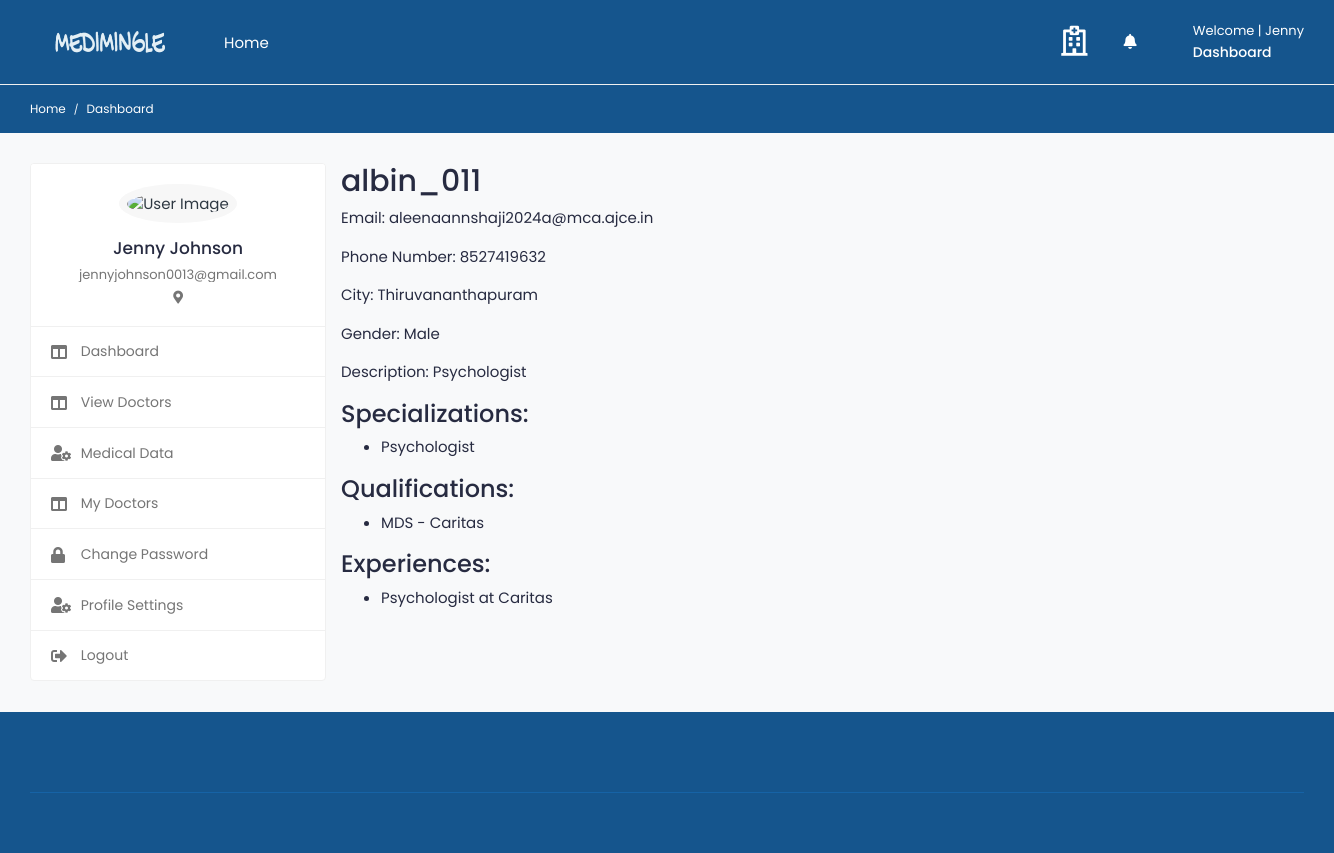
The app's page /pat_doc_view/2/ (signed in), older data.
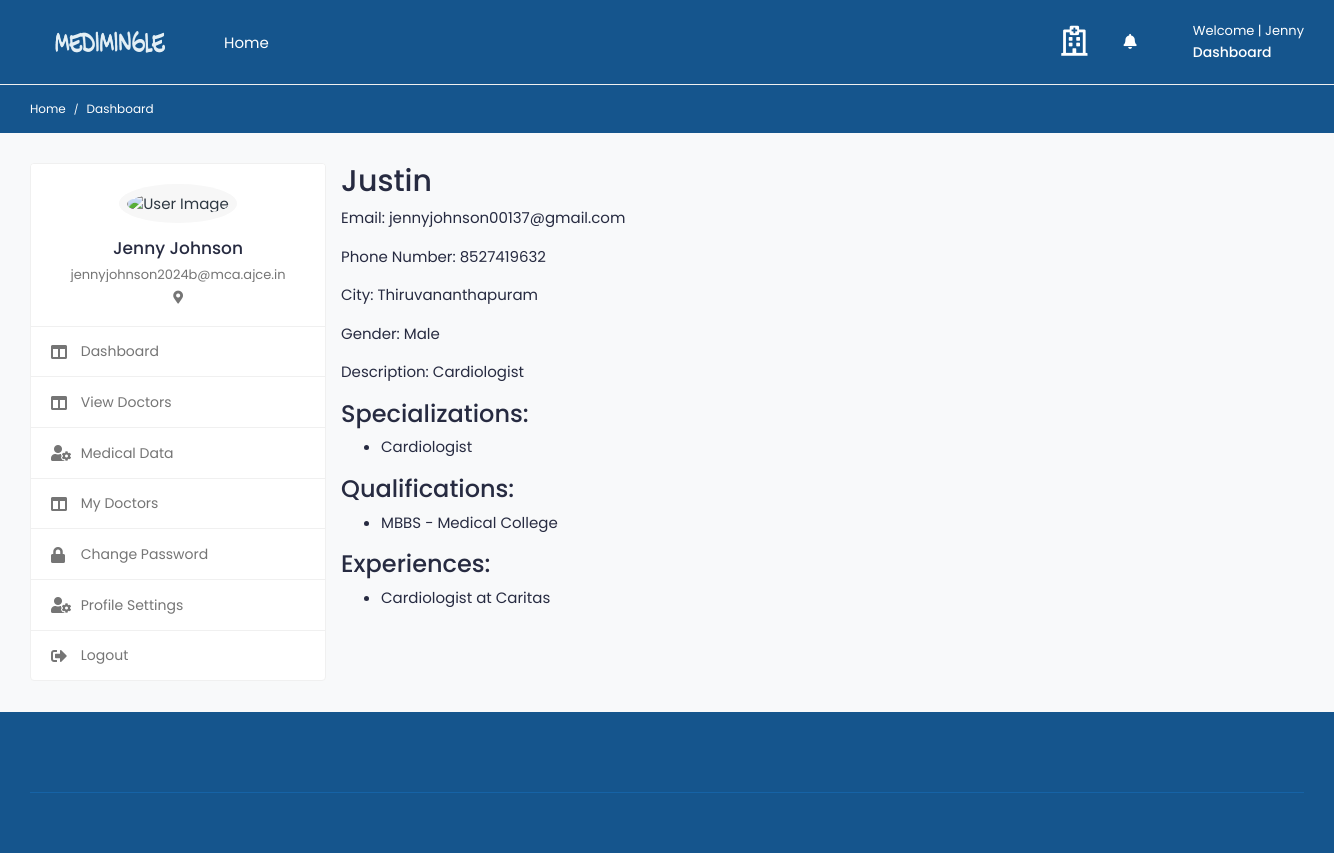
The same page, newer data.
### medi/models.py (models this page shows, shortened)
class tbl_user(AbstractUser):
    email=models.EmailField(unique=True)
    phone_number=models.CharField(max_length=15, null=True)
    USER_TYPE_CHOICES = (
        ('patient', 'Patient'),('doctor', 'Doctor'),
    )
    user_type = models.CharField(
        max_length=10,
        choices=USER_TYPE_CHOICES,
        default='patient',
    )
    is_email_verified = models.BooleanField(default=False)
    email_verification_token = models.CharField(max_length=255, blank=True, null=True)
    status= models.BooleanField(default=False)

class Doctor(models.Model):
    user = models.OneToOneField(tbl_user, on_delete=models.CASCADE)
    city  = models.CharField(max_length=50,null=True,blank=True)
    profile_image = models.ImageField(upload_to='doctor/',default='default.png')
    gender = models.CharField(max_length=10, blank=True)
    description = models.TextField(blank=True)
    date_joined = models.DateTimeField(default=datetime.now, blank=True)
    consulting_fee = models.DecimalField(max_digits=10, decimal_places=2,blank=True,null=True)
    registration_number = models.CharField(max_length=50, null=True, blank=True)
    certificate = models.FileField(upload_to='certificates/', null=True, blank=True)

class DoctorSpecialization(models.Model):
    doctor = models.ForeignKey(Doctor, on_delete=models.CASCADE, null=True)
    specialized_category  = models.CharField(max_length=50, null=True)

class Qualification(models.Model):
    institution_name  = models.CharField(max_length=50, null=True)
    qualification_degree = models.CharField(max_length=50, null=True)
    years_of_completion = models.DateField(null=True)
    doctor = models.ForeignKey(Doctor, on_delete=models.CASCADE)

class Experience(models.Model):
    hospital_name = models.CharField(max_length=50, null=True)
    worked_from = models.DateField(null=True)
    worked_to = models.DateField(null=True)
    designation = models.CharField(max_length=50, null=True)
    doctor = models.ForeignKey(Doctor, on_delete=models.CASCADE)

### medi/views.py (the view)
# urls.py: path('pat_doc_view/<int:doctor_id>/', views.pat_doc_view, name='pat_doc_view'),
@never_cache
@login_required(login_url='signin')
def pat_doc_view(request, doctor_id):
    doctor = get_object_or_404(tbl_user, id=doctor_id, user_type='doctor')
    doctor_details = {
        'basic_info': doctor,
        'profile': doctor.doctor,
        'specializations': DoctorSpecialization.objects.filter(doctor=doctor.doctor),
        'qualifications': Qualification.objects.filter(doctor=doctor.doctor),
        'experiences': Experience.objects.filter(doctor=doctor.doctor),
    }
    context = {'doctor_details': doctor_details}
    return render(request, 'pat_doc_view.html', context)

### templates/pat_doc_view.html (shortened to what this page needs)
{% load static %}
{% include "includes/pat_header.html" %}
<div>
<h2>{{ doctor_details.basic_info.username }}</h2>
<p>Email: {{ doctor_details.basic_info.email }}</p>
<p>Phone Number: {{ doctor_details.basic_info.phone_number }}</p>
<p>City: {{ doctor_details.profile.city }}</p>
<p>Gender: {{ doctor_details.profile.gender }}</p>
<p>Description: {{ doctor_details.profile.description }}</p>
<h3>Specializations:</h3>
<ul>
    {% for specialization in doctor_details.specializations %}
        <li>{{ specialization.specialized_category }}</li>
    {% endfor %}
</ul>
<h3>Qualifications:</h3>
<ul>
    {% for qualification in doctor_details.qualifications %}
        <li>{{ qualification.qualification_degree }} - {{ qualification.institution_name }}</li>
    {% endfor %}
</ul>
<h3>Experiences:</h3>
<ul>
    {% for experience in doctor_details.experiences %}
        <li>{{ experience.designation }} at {{ experience.hospital_name }}</li>
    {% endfor %}
</ul>
</div>
</div>
</div>
</div>
<footer class="footer">
    <div class="footer-top">
    </div>
    <div class="footer-bottom">
        <div class="container-fluid">
            <div class="copyright">
            </div>
        </div>
    </div>
</footer>
</div>
</body>
</html>

### templates/includes/pat_header.html (shortened to what the changed rows need)
{% load static %}
<!DOCTYPE html>
<html lang="en">
<head>
		<link rel="stylesheet" href="{% static '/assets/css/bootstrap.min.css'%}">
		<link rel="stylesheet" href="{% static '/assets/plugins/fontawesome/css/fontawesome.min.css'%}">
		<link rel="stylesheet" href="{% static '/assets/plugins/fontawesome/css/all.min.css'%}">
		<link rel="stylesheet" href="{% static '/assets/css/style.css'%}">
	</head>
	<body>
		<div class="main-wrapper">
			<header class="header">
				<nav class="navbar navbar-expand-lg header-nav">
					<ul class="nav header-navbar-rht">
							<div class="header-contact-detail">
								<div class="header-contact-detail">
									{% if user.is_authenticated %}
										<p  style="color: white;" class="contact-header">Welcome | {{ user.first_name }}</p>
										{% if user.user_type == 'doctor' %}
											<p class="contact-info-header"><a href="{% url 'doctor_dashboard' %}"  style="color: white;" >Dashboard</a></p>
										{% else %}
										<p class="contact-info-header"><a href="{% url 'patient_dashboard' %}"  style="color: white;" >Dashboard</a></p>
										{% endif %}
									{% endif %}
								</div>
							</div>
					</ul>
				</nav>
			</header>
			<div class="content">
				<div class="container-fluid">
					<div class="row">
						<div class="col-md-5 col-lg-4 col-xl-3 theiaStickySidebar">
							<div class="profile-sidebar">
								<div class="widget-profile pro-widget-content">
									<div class="profile-info-widget">
										<div class="profile-det-info">
											<h3>{{user.first_name}} {{user.last_name}}</h3>
											<div class="patient-details">
												<h5>{{ user.email }}</h5>
												<h5 class="mb-0"><i class="fas fa-map-marker-alt"></i>{{ request.user.patient.address}}</h5>
											</div>
										</div>
									</div>
								</div>
							</div>
						</div>

Row changes from the older to the newer data that the page shows:
no longer on this page (row edited): DoctorSpecialization: specialized_category "Psychologist"
no longer on this page (row edited): Qualification: qualification_degree "MDS", institution_name "Caritas"
no longer on this page (row edited): Experience: designation "Psychologist", hospital_name "Caritas"
changed tbl_user "Jenny": email "jennyjohnson0013@gmail.com" → "jennyjohnson2024b@mca.ajce.in"
changed tbl_user: basic_info.username "albin_011" → "Justin"; basic_info.email "aleenaannshaji2024a@mca.ajce.in" → "jennyjohnson00137@gmail.com"
changed Doctor "Thiruvananthapuram": profile.description "Psychologist" → "Cardiologist"
now on this page (row edited): DoctorSpecialization: specialized_category "Cardiologist"
now on this page (row edited): Qualification: qualification_degree "MBBS", institution_name "Medical College"
now on this page (row edited): Experience: designation "Cardiologist", hospital_name "Caritas"
